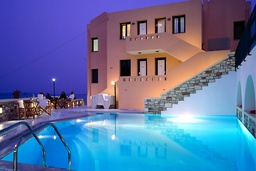
#> input picture 08_obdelava_2d_signalov_II/slike/sea-breeze-apartments-pool.jpg, 256 x 171 px, shrunk from 800 x 534 before the run
$ python lokalne_operacije.py
#> lines starting #> are read from the running program, lines starting #| are printed output that depends on the picture
#> further down, image is the input picture: shape (171, 256, 3); mean R, G, B 90.8, 115, 161

import numpy as np

def conv_2d(slika: np.ndarray, jedro: np.ndarray) -> np.ndarray:
    # dimensions
    H, W, _ = slika.shape
#> H = 171; W = 256
    N, M = jedro.shape
    polovica_N = N // 2
    polovica_M = M // 2

    konvolucija = np.zeros_like(slika)

    # iterate over each pixel
    for i in range(H):
        for j in range(W):
            for k in range(3):  # process each channel separately
                vrednost = 0.0
                # iterate over each row and column of jedro
                for p in range(N):
                    for q in range(M):
                        x = i + p - polovica_N  # row index
                        y = j + q - polovica_M  # column index
                        if x >= 0 and x < H and y >= 0 and y < W:   # check if indices are withing bounds
                            vrednost += slika[x, y, k] * jedro[p, q]
                konvolucija[i, j, k] = vrednost # assign the values
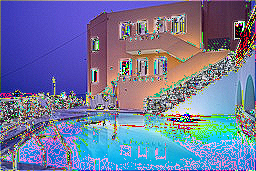
#> konvolucija: shape (171, 256, 3); mean R, G, B 112.9, 120.8, 157

    return konvolucija


def RGB_glajenje(slika: np.ndarray, faktor: float) -> np.ndarray:
#> called with faktor = 15
    H, W, _ = slika.shape
#> H = 171; W = 256
    polovica = int(faktor) // 2

    glajena_slika = np.zeros_like(slika)

    # iterate over each pixel
    for i in range(H):
        for j in range(W):
            for k in range(3):  # process each channel separately
                vsota = 0.0
                piksli = 0
                for p in range(i - polovica, i + polovica + 1):
                    for q in range(j - polovica, j + polovica + 1):
                        if p >= 0 and p < H and q >= 0 and q < W:
                            vsota += slika[p, q, k]
                            piksli += 1
                glajena_slika[i, j, k] = vsota / piksli     # compute the average pixel value and assign it to output image
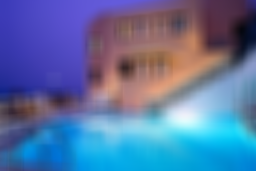
#> glajena_slika: shape (171, 256, 3); mean R, G, B 90.2, 114.5, 160.4

    return glajena_slika.astype(np.uint8)


def RGB_ostrenje(slika: np.ndarray, faktor_glajenja: float, faktor_ostrenja: float) -> np.ndarray:
#> called with faktor_glajenja = 7, faktor_ostrenja = 0.3
    glajena_slika = RGB_glajenje(slika, faktor_glajenja)
#> call 2 of RGB_glajenje, with faktor = 7
#> after the loop in RGB_glajenje (call 2), `for i in range(H):`:
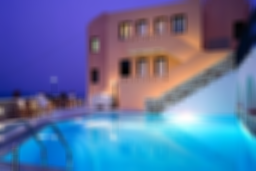
#> glajena_slika: shape (171, 256, 3); mean R, G, B 90.3, 114.5, 160.5
    # calculate ostrena_slika as a weighted sum of the original and
    ostrena_slika = slika + faktor_ostrenja * (slika - glajena_slika)
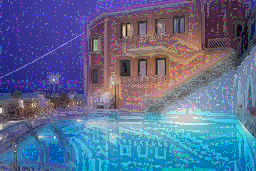
#> ostrena_slika: shape (171, 256, 3) float64; mean R, G, B 117.8, 140.3, 187.3; drawn with min black and max white
    # clip pixel values to their valid range
    ostrena_slika = np.clip(ostrena_slika, 0, 255).astype(np.uint8)
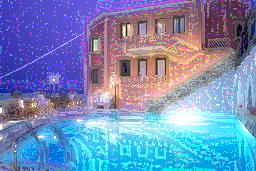
#> ostrena_slika: shape (171, 256, 3); mean R, G, B 117.1, 138.9, 182.4

    return ostrena_slika


if __name__=='__main__':
    import matplotlib.pyplot as plt
    image = plt.imread('slike/sea-breeze-apartments-pool.jpg').astype(np.uint8)

    kernel = np.array([[0, -1, 0], [-1, 5, -1], [0, -1, 0]], dtype=np.float32)  # example kernel
    convolved_image = conv_2d(image, kernel)

    smoothing_factor = 15.0
    smoothed_image = RGB_glajenje(image, smoothing_factor)

    smoothing_factor = 7.0
    sharpening_factor = 0.3
    sharpened_image = RGB_ostrenje(image, smoothing_factor, sharpening_factor)

    plt.figure(figsize=(10, 4))

    plt.subplot(141)
    plt.imshow(image)
    plt.title('Original Image')
    plt.axis('off')

    plt.subplot(142)
    plt.imshow(convolved_image)
    plt.title('Convolved Image')
    plt.axis('off')

    plt.subplot(143)
    plt.imshow(smoothed_image)
    plt.title('Smoothed Image')
    plt.axis('off')

    plt.subplot(144)
    plt.imshow(sharpened_image)
    plt.title('Sharpened Image')
    plt.axis('off')

    plt.tight_layout()
    plt.show()
